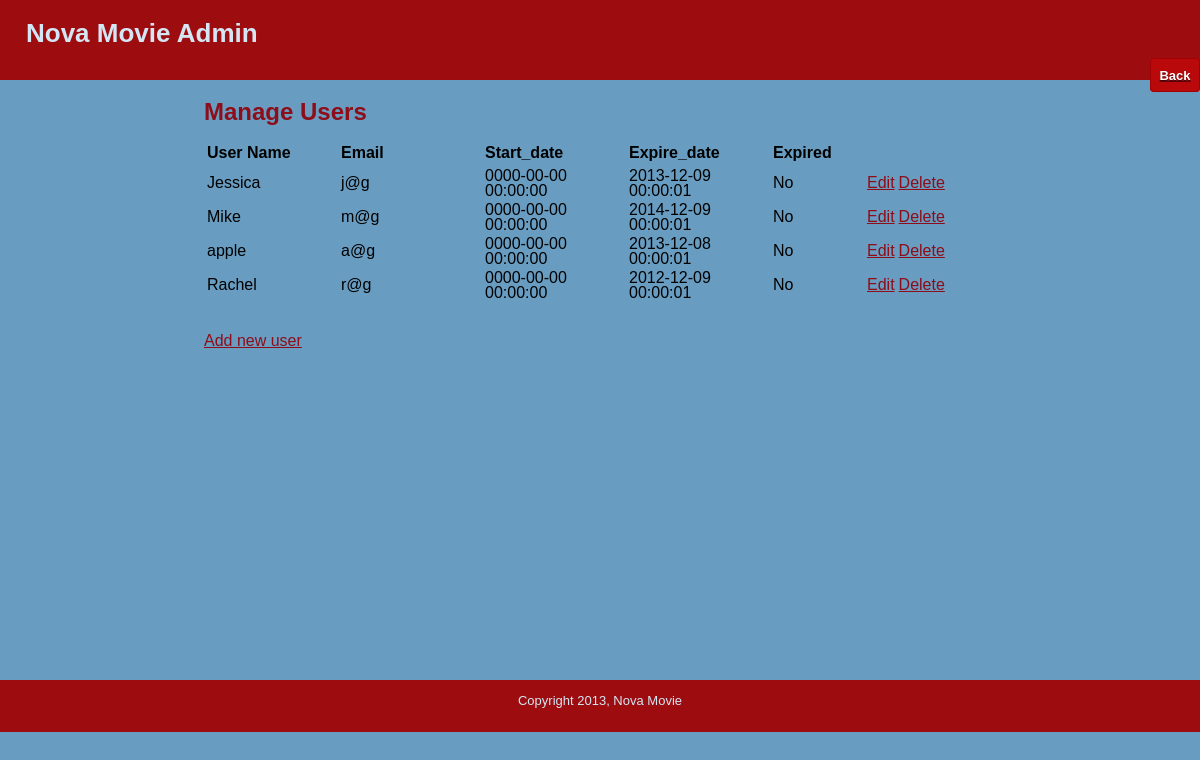
Page /manage_users.php (signed in) on the committed database.
### tables this page shows
CREATE TABLE user (
  id int Not NULL AUTO_INCREMENT,
  name MEDIUMTEXT Not NULL,  
  email varchar(255) not NULL,
  password MEDIUMTEXT not NULL,  
  start_date timestamp not NULL,
  expr_date timestamp not NULL,
  payment MEDIUMTEXT Default NULL,
  expired bit Default 0,   
  deleted bit default 0,  
  PRIMARY KEY (id),
  unique (email)
);

### includes/functions.php (called while the page is built, shortened)
<?php
	function find_all_users() {
		global $connection;
		$query  = "SELECT * ";
		$query .= "FROM user ";
		$user_set = mysqli_query($connection, $query);
		return $user_set;
	}
?>

### public/manage_users.php (the view, shortened to what this page needs)
<?php require_once("../includes/db_connection.php"); ?>
<?php require_once("../includes/functions.php"); ?>
<?php
  $user_set = find_all_users();
?>
<?php include("../includes/layouts/header.php"); ?>
<div class="hlinks">
   <a href="admin_dashboard.php"><span class="text">Back</span></a>
</div>
</div>
<div id="main">
  <div id="navigation">
  </div>
  <div id="page">
    <h2>Manage Users</h2>
    <table>
      <tr>
        <th style="text-align: left; width: 130px;">User Name</th>
        <th style="text-align: left; width: 140px;">Email</th>
        <th style="text-align: left; width: 140px;">Start_date</th>
        <th style="text-align: left; width: 140px;">Expire_date</th>
        <th style="text-align: left; width: 90px;">Expired</th>
      </tr>
    <?php while($user = mysqli_fetch_assoc($user_set)) { ?>
      <tr>
        <td><?php echo htmlentities($user["name"]); ?></td>
        <td><?php echo htmlentities($user["email"]); ?></td>
		<td><?php echo htmlentities($user["start_date"]); ?></td>
		<td><?php echo htmlentities($user["expr_date"]); ?></td>
		<td><?php if ($user["expired"]!=0){
			 echo "Yes";
	     	} else{
		     echo "No";
        	}?>
		</td>
        <td><a href="edit_user.php?id=<?php echo urlencode($user["id"]); ?>">Edit</a></td>
        <td><a href="delete_user.php?id=<?php echo urlencode($user["id"]); ?>" onclick="return confirm('Are you sure?');">Delete</a></td>
      </tr>
    <?php } ?>
    </table>
    <br></br>
    <a href="add_new_user.php">Add new user</a>
  </div>
</div>
<?php include("../includes/layouts/footer.php"); ?>

### public/stylesheets/public.css (style rules this page uses)
html { height: 100%; width: 100%; }
body { width: 100%; height: 100%; margin: 0; padding: 0; border: 0; font-family: Verdana, Arial, Helvetica, sans-serif; font-size: 13px; line-height: 15px; background: #689DC1; }
a { color: #8D0D19; }
#header .hlinks { float: right; }
#header .hlinks .text { border: 1px solid #A20103; border-radius: 4px 4px 4px 4px; color: white; padding: 8.5px; font-weight: 700; text-shadow: 0 1px 0 rgba(0,0,0,.5); background: #b9090b; }
#main { height: 600px; width: 100%; margin: 0; padding: 0; }
#navigation { float: left; width: 120px; height: 100%; margin: 0; padding: 0 2em; color: #9D0D10; }
#page { float: left; height: 100%; padding-left: 2em; vertical-align: top; font-size: 16px; line-height: 15px; }
#page h2 { color: #8D0D19; margin-top: 1em; }
td { height:14px; }
th { height:22px; }

### rows in the picture
user: name "Jessica", email "j@g", start_date "0000-00-00 00:00:00", expr_date "2013-12-09 00:00:01", expired "No"
user: name "Mike", email "m@g", start_date "0000-00-00 00:00:00", expr_date "2014-12-09 00:00:01", expired "No"
user: name "apple", email "a@g", start_date "0000-00-00 00:00:00", expr_date "2013-12-08 00:00:01", expired "No"
user: name "Rachel", email "r@g", start_date "0000-00-00 00:00:00", expr_date "2012-12-09 00:00:01", expired "No"
